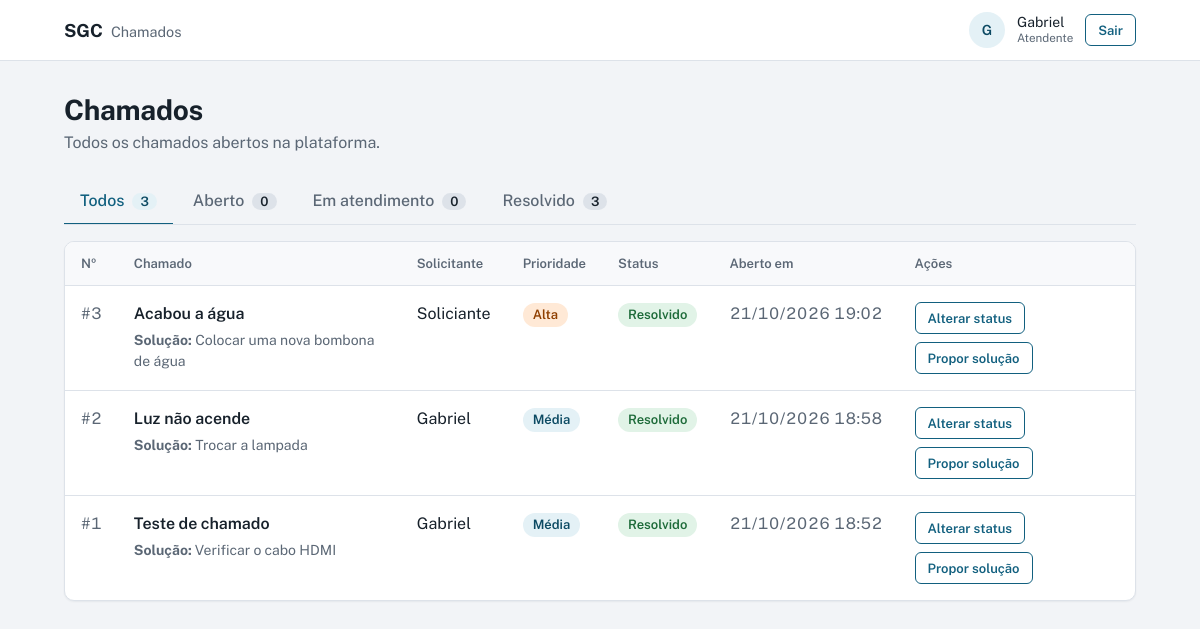
The page /index.php (signed in) on the database its author committed.
### tables this page shows
CREATE TABLE `chamado` (
  `id_chamado` int(11) NOT NULL AUTO_INCREMENT,
  `id_usuario` int(11) NOT NULL,
  `solucao` varchar(500) DEFAULT NULL,
  `data_prazo` datetime DEFAULT NULL,
  `prioridade` varchar(20) NOT NULL,
  `status` varchar(30) NOT NULL,
  `data_abertura` datetime NOT NULL,
  `descricao` varchar(500) DEFAULT NULL,
  `titulo` varchar(150) NOT NULL,
  `numero_chamado` int(11) NOT NULL,
  PRIMARY KEY (`id_chamado`),
  UNIQUE KEY `uq_chamado_numero` (`numero_chamado`),
  KEY `idx_chamado_usuario_status` (`id_usuario`,`status`),
  CONSTRAINT `fk_chamado_usuario` FOREIGN KEY (`id_usuario`) REFERENCES `usuario` (`id_usuario`)
);

CREATE TABLE `usuario` (
  `id_usuario` int(11) NOT NULL AUTO_INCREMENT,
  `email` varchar(150) NOT NULL,
  `nome` varchar(150) NOT NULL,
  `senha` varchar(255) NOT NULL,
  `perfil` varchar(50) NOT NULL,
  PRIMARY KEY (`id_usuario`),
  UNIQUE KEY `uq_usuario_email` (`email`)
);

### index.php (the view, shortened to what this page needs)
<?php
require 'layout.php';
require 'conexao.php';
$id = $_SESSION['id_usuario'];
$perfil = $_SESSION['perfil'];
$equipe = in_array($perfil, ['Atendente', 'Administrador'], true);
$lista = ['Aberto', 'Em atendimento', 'Resolvido'];
$filtro = in_array($_GET['status'] ?? '', $lista, true) ? $_GET['status'] : '';
$where = $equipe ? '1=1' : 'c.id_usuario = :u';
$p = $equipe ? [] : [':u' => $id];
$q = $pdo->prepare("SELECT c.status, COUNT(*) AS n FROM chamado c WHERE $where GROUP BY c.status");
$q->execute($p);
$cont = array_fill_keys($lista, 0);
foreach ($q as $r) if (isset($cont[$r['status']])) $cont[$r['status']] = (int)$r['n'];
$q = $pdo->prepare("SELECT c.id_chamado, c.numero_chamado, c.titulo, c.prioridade, c.status, c.data_abertura, c.solucao, u.nome AS solicitante
                    FROM chamado c JOIN usuario u ON u.id_usuario = c.id_usuario
                    WHERE $where ORDER BY c.data_abertura DESC");
$q->execute($p);
$chamados = $q->fetchAll();
render_topo('Chamados');
?>
<div class="page-head">
    <div>
        <h1>Chamados</h1>
        <p><?= $equipe ? 'Todos os chamados abertos na plataforma.' : 'Acompanhe os chamados que você abriu.' ?></p>
    </div>
</div>
<nav class="tabs" aria-label="Filtrar por status">
    <a class="tab" href="index.php" <?= $filtro === '' ? 'aria-current="page"' : '' ?>>Todos<b><?= array_sum($cont) ?></b></a>
    <?php foreach ($lista as $s): ?>
        <a class="tab" href="index.php?status=<?= urlencode($s) ?>" <?= $filtro === $s ? 'aria-current="page"' : '' ?>><?= e($s) ?><b><?= $cont[$s] ?></b></a>
    <?php endforeach; ?>
</nav>
<?php if (!$chamados): ?>
    <div class="card empty">
        <h2>Nenhum chamado por aqui</h2>
        <p><?= $filtro ? 'Nenhum chamado com o status "' . e($filtro) . '".' : ($perfil === 'Solicitante' ? 'Abra seu primeiro chamado para a equipe começar a atender.' : 'Quando alguém abrir um chamado, ele aparece aqui.') ?></p>
        <?php if ($perfil === 'Solicitante'): ?><a class="btn" href="novo_chamado.php">Abrir chamado</a><?php endif; ?>
    </div>
<?php else: ?>
    <div class="card">
        <table>
            <thead>
                <tr>
                    <th>Nº</th><th>Chamado</th>
                    <?php if ($equipe): ?><th>Solicitante</th><?php endif; ?>
                    <th>Prioridade</th><th>Status</th><th>Aberto em</th>
                    <?php if ($equipe): ?><th>Ações</th><?php endif; ?>
                </tr>
            </thead>
            <tbody>
            <?php foreach ($chamados as $c): ?>
                <tr>
                    <td class="num" data-label="Nº">#<?= e($c['numero_chamado']) ?></td>
                    <td>
                        <div class="t-title"><?= e($c['titulo']) ?></div>
                        <?php if ($c['solucao']): ?><div class="t-sub"><b>Solução:</b> <?= e($c['solucao']) ?></div><?php endif; ?>
                    </td>
                    <?php if ($equipe): ?><td data-label="Solicitante"><?= e($c['solicitante']) ?></td><?php endif; ?>
                    <td data-label="Prioridade"><?= badge('p', $c['prioridade']) ?></td>
                    <td data-label="Status"><?= badge('s', $c['status']) ?></td>
                    <td class="num" data-label="Aberto em"><?= date('d/m/Y H:i', strtotime($c['data_abertura'])) ?></td>
                    <?php if ($equipe): ?>
                    <td><div class="row-actions">
                        <a class="btn btn-ghost btn-sm" href="alterar_status.php?id=<?= (int)$c['id_chamado'] ?>">Alterar status</a>
                        <a class="btn btn-ghost btn-sm" href="resolver_chamado.php?id=<?= (int)$c['id_chamado'] ?>">Propor solução</a>
                    </div></td>
                    <?php endif; ?>
                </tr>
            <?php endforeach; ?>
            </tbody>
        </table>
    </div>
<?php endif; ?>
<?php render_rodape(); ?>

### layout.php (shortened to what this page needs)
<?php
function e($v) { return htmlspecialchars((string)$v, ENT_QUOTES, 'UTF-8'); }
function slug($s) {
    return ['Aberto'=>'aberto','Em atendimento'=>'atendimento','Resolvido'=>'resolvido',
            'Baixa'=>'baixa','Média'=>'media','Alta'=>'alta','Crítica'=>'critica'][$s] ?? 'baixa';
}
function badge($tipo, $valor) { return '<span class="badge ' . $tipo . '-' . slug($valor) . '">' . e($valor) . '</span>'; }
function render_topo($titulo, $modo = 'app') {
    echo '<!DOCTYPE html><html lang="pt-BR"><head><meta charset="UTF-8"><meta name="viewport" content="width=device-width,initial-scale=1"><title>' . e($titulo) . ' – SGC</title>'
       . '<link rel="preconnect" href="https://fonts.googleapis.com"><link href="https://fonts.googleapis.com/css2?family=Public+Sans:wght@400;500;600;700&display=swap" rel="stylesheet">'
       . '<link rel="stylesheet" href="assets/style.css"></head><body>';
    if ($modo === 'auth') {
        echo '<main class="auth"><aside class="auth-side"><a class="brand" href="login.php">SGC<span>Gerenciamento de chamados</span></a>'
           . '<div><h2>Do pedido à solução, tudo registrado.</h2><p>Abra um chamado, acompanhe cada mudança de status e veja a solução proposta pela equipe.</p></div><div></div></aside>'
           . '<section class="auth-main"><div class="auth-box">';
    } else {
        $n = $_SESSION['nome'] ?? '';
        echo '<header class="topbar"><div class="topbar-in"><a class="brand" href="index.php">SGC<span>Chamados</span></a>'
           . '<div class="user"><div class="avatar" aria-hidden="true">' . e(mb_strtoupper(mb_substr($n, 0, 1))) . '</div>'
           . '<div class="user-info">' . e($n) . '<small>' . e($_SESSION['perfil'] ?? '') . '</small></div>'
           . '<a class="btn btn-ghost btn-sm" href="logout.php">Sair</a></div></div></header><main class="wrap">';
    }
}
function render_rodape() {
    echo ($GLOBALS['modo'] === 'auth') ? '</div></section></main>' : '</main>';
    echo '</body></html>';
}

### assets/style.css (style rules this page uses)
:root { --canvas:#F2F4F7;--surface:#fff;--ink:#17212B;--muted:#5B6775;--line:#DDE2E9;--brand:#12607F;--brand-dark:#0C4A63;--brand-tint:#E4F1F6;--danger:#A11A2B;--danger-tint:#FDE3E6;--ok:#1E6B3A;--ok-tint:#E1F3E7;--r-ctl:6px;--r-card:10px;--font:"Public Sans",system-ui,-apple-system,"Segoe UI",Roboto,sans-serif }
* { box-sizing:border-box }
body { margin:0;background:var(--canvas);color:var(--ink);font:400 16px/1.5 var(--font);-webkit-font-smoothing:antialiased }
h1,h2 { line-height:1.2;margin:0;letter-spacing:-.01em }
h1 { font-size:1.75rem;font-weight:700 }
p { margin:0 }
a { color:var(--brand) }
.topbar { background:var(--surface);border-bottom:1px solid var(--line) }
.topbar-in { max-width:1120px;margin:0 auto;padding:12px 24px;display:flex;align-items:center;justify-content:space-between;gap:16px }
.brand { font-weight:700;font-size:1.125rem;color:var(--ink);text-decoration:none }
.brand span { font-weight:400;color:var(--muted);margin-left:8px;font-size:.9rem }
.user { display:flex;align-items:center;gap:12px }
.avatar { width:36px;height:36px;border-radius:50%;background:var(--brand-tint);color:var(--brand-dark);display:grid;place-items:center;font-weight:600;font-size:.875rem }
.user-info { line-height:1.25;font-size:.875rem }
.user-info small { display:block;color:var(--muted) }
.wrap { max-width:1120px;margin:0 auto;padding:32px 24px 64px }
.page-head { display:flex;justify-content:space-between;align-items:flex-end;gap:16px;flex-wrap:wrap;margin-bottom:24px }
.page-head p { color:var(--muted);margin-top:4px }
.btn { display:inline-flex;align-items:center;justify-content:center;min-height:40px;padding:0 16px;border-radius:var(--r-ctl);border:1px solid var(--brand);background:var(--brand);color:#fff;font:600 .9375rem var(--font);text-decoration:none;cursor:pointer }
.btn-ghost { background:transparent;color:var(--brand) }
.btn-sm { min-height:32px;padding:0 12px;font-size:.8125rem }
.card { background:var(--surface);border:1px solid var(--line);border-radius:var(--r-card);box-shadow:0 1px 2px rgba(23,33,43,.06);overflow:hidden }
.tabs { display:flex;gap:4px;border-bottom:1px solid var(--line);margin-bottom:16px;overflow-x:auto }
.tab { padding:10px 16px;color:var(--muted);text-decoration:none;font-weight:500;border-bottom:2px solid transparent;margin-bottom:-1px;white-space:nowrap }
.tab b { margin-left:8px;font-weight:600;background:var(--line);color:var(--ink);border-radius:999px;padding:1px 8px;font-size:.8125rem }
.tab[aria-current] { color:var(--brand);border-color:var(--brand) }
.tab[aria-current] b { background:var(--brand-tint);color:var(--brand-dark) }
table { width:100%;border-collapse:collapse }
th { text-align:left;font-size:.8125rem;font-weight:600;color:var(--muted);padding:12px 16px;border-bottom:1px solid var(--line);background:#F8F9FB }
td { padding:16px;border-bottom:1px solid var(--line);vertical-align:top }
tr:last-child td { border-bottom:0 }
.num { color:var(--muted);font-variant-numeric:tabular-nums;white-space:nowrap }
.t-title { font-weight:600 }
.t-sub { color:var(--muted);font-size:.875rem;margin-top:4px;max-width:60ch }
.row-actions { display:flex;gap:8px;flex-wrap:wrap }
.badge { display:inline-block;padding:2px 10px;border-radius:999px;font-size:.8125rem;font-weight:600;white-space:nowrap }
.s-resolvido { background:var(--ok-tint);color:var(--ok) }
.p-media { background:var(--brand-tint);color:var(--brand-dark) }
.p-alta { background:#FFE9D6;color:#8F3F00 }
@media (prefers-reduced-motion:no-preference) { .btn,.tab { transition:background .15s,color .15s } }

### rows shown on the page
chamado: numero_chamado "3", titulo "Acabou a água", solucao "Colocar uma nova bombona de água", id_usuario.nome "Soliciante", prioridade "Alta Resolvido", data_abertura "21/10/2026 19:02"
chamado: numero_chamado "2", titulo "Luz não acende", solucao "Trocar a lampada", id_usuario.nome "Gabriel", prioridade "Média Resolvido", data_abertura "21/10/2026 18:58"
chamado: numero_chamado "1", titulo "Teste de chamado", solucao "Verificar o cabo HDMI", id_usuario.nome "Gabriel", prioridade "Média Resolvido", data_abertura "21/10/2026 18:52"

### other values the page prints
mb_strtoupper(mb_substr($n, 0, 1)) "G"
$n "Gabriel"
$_SESSION['perfil'] "Atendente"
array_sum($cont) "3"
$s "Aberto"
$cont[$s] "0"
$s "Em atendimento"
$s "Resolvido"
$cont[$s] "3"
